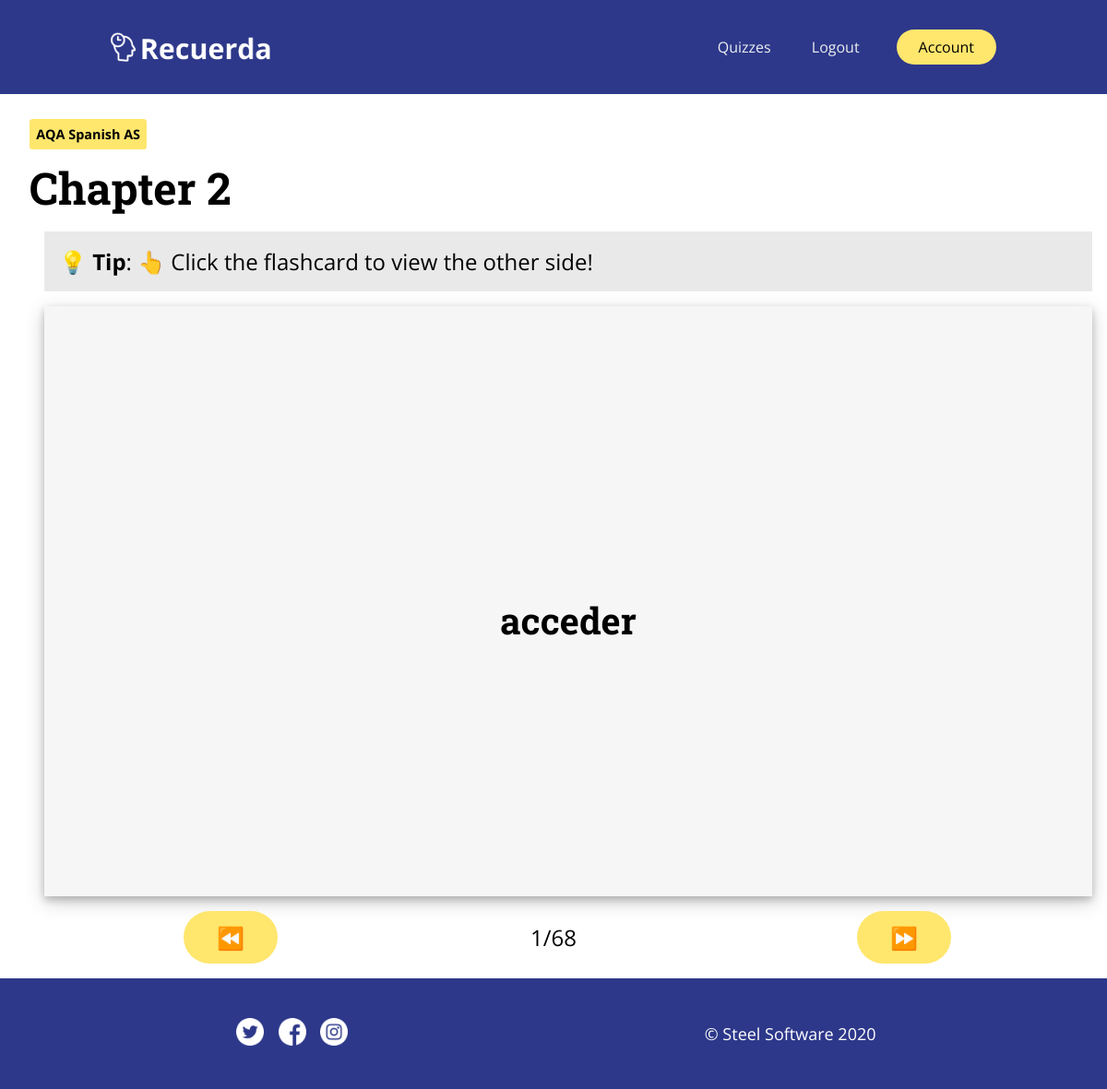
Screenshot of /quiz/2 (signed in) with the database file from the repository.
### quiz_program/models.py (models this page shows, shortened)
class Textbook(db.Model):
    id = db.Column(db.Integer, primary_key=True)
    title = db.Column(db.String(100), nullable=False)
    chapters = db.relationship('Chapter', backref='textbook', lazy=True)

class Quiz(db.Model):
    id = db.Column(db.Integer, primary_key=True)
    title = db.Column(db.String(100), nullable=False)
    questions = db.relationship('Question', backref='quiz', lazy=True)
    chapter_id = db.Column(db.Integer, db.ForeignKey('chapter.id'))

class Question(db.Model):
    id = db.Column(db.Integer, primary_key=True)
    term = db.Column(db.String(100), nullable=False)
    definition = db.Column(db.Text, nullable=False)
    quiz_id = db.Column(db.Integer, db.ForeignKey('quiz.id'), nullable=False)

### quiz_program/routes.py (the view)
@app.route("/quiz/<int:quiz_id>")
@login_required
def quiz(quiz_id):
    quiz = Quiz.query.get_or_404(quiz_id)
    questions = Question.query.filter_by(quiz_id=quiz_id)
    questions_length = len(list(questions))
    return render_template('quiz.html', title=quiz.title, quiz=quiz, questions=questions, questions_length=questions_length, textbook_id = quiz.chapter.textbook.id)

### quiz_program/models.py (called while the page is built)
@login_manager.user_loader
def load_user(user_id):
    return User.query.get(int(user_id))

### quiz_program/templates/quiz.html (shortened to what this page needs)
{% extends "layout.html" %}
{% block content %}
    {% set card_no = 0 %}
    <article>
        <div class="metadata">
            <a href="{{ url_for('textbook', textbook_id=textbook_id) }}" class="textbook">{{ quiz.chapter.textbook.title }}</a>
        </div>
        <h1 id="quiz-title">{{ quiz.title }}</h1>
        <div class="help" id="flashcard-help">
            <p><strong>💡 Tip</strong>: 👆 Click the flashcard to view the other side!</p>
        </div>
        <div class="flashcard" onclick="flip()">
            <h2 id="flashcard-term">{{questions[0].term}}</h2>
        </div>
        <div class="flashcard-controls">
            <button id="backward" onclick="backward()">⏪</button>
            <p id="progress">1/{{questions_length}}</p>
            <button id="forward" onclick="forward()">⏩</button>
        </div>
    </article>
{% endblock content %}

### quiz_program/static/styles.css (style rules this page uses)
* { margin: 0; box-sizing: border-box; padding: 0; font-family: 'Open Sans', sans-serif; }
li, a, button { font-size: 1em; text-decoration: none; }
button { padding: 0.5em 1.5em; background-color: rgba(255, 230, 109, 1); border: none; border-radius: 50px; cursor: pointer; transition: all 0.3s ease 0s; color: black; margin-left: 1.25em; }
.container h1 { font-family: 'Roboto Slab', serif; font-size: 3em; padding: 1em 0 0 0; }
.container h2 { font-family: 'Roboto Slab', serif; font-size: 2.5em; padding: 1em 0 0 0; }
p { font-size: 1.5em; }
.metadata { margin: 1em 0; }
.textbook { font-size: 0.9em; padding: 0.5em; background-color: #FFE66D; border-radius: 0.25em; color: black; font-weight: bold; margin: 0.25em 0; }
#quiz-title { padding-top: 0; }
.flashcard { width: 100%; margin: 1em; height: 40em; background-color: rgb(246, 246, 246); color: black; display: flex; justify-content: center; align-items: center; box-shadow: 0 4px 8px 0 rgba(0, 0, 0, 0.2), 0 6px 20px 0 rgba(0, 0, 0, 0.19); cursor: pointer; }
.flashcard-controls { display: flex; justify-content: space-around; align-items: center; width: 100%; height: auto; }
.flashcard-controls button { font-size: 1.5em; }
.help { width: 100%; padding: 1em; background-color: rgb(233, 233, 233); color: black; margin: 1em; }

### rows the page displays
Textbook: chapter.textbook "AQA Spanish AS"
Quiz: title "Chapter 2"
Question: term "acceder"

### other values shown
{{ questions_length }} "68"
